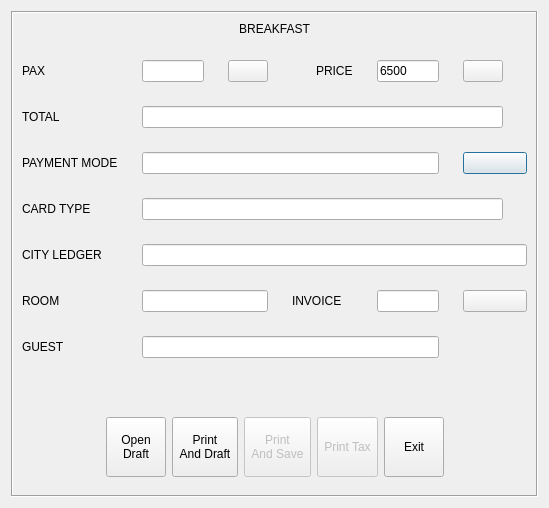
<?xml version="1.0" encoding="UTF-8"?>
<ui version="4.0">
 <class>DlgOneBreakfasat</class>
 <widget class="QDialog" name="DlgOneBreakfasat">
  <property name="geometry">
   <rect>
    <x>0</x>
    <y>0</y>
    <width>549</width>
    <height>508</height>
   </rect>
  </property>
  <property name="windowTitle">
   <string>Dialog</string>
  </property>
  <layout class="QVBoxLayout" name="verticalLayout">
   <property name="spacing">
    <number>24</number>
   </property>
   <item>
    <widget class="QFrame" name="frame">
     <property name="frameShape">
      <enum>QFrame::Box</enum>
     </property>
     <property name="frameShadow">
      <enum>QFrame::Sunken</enum>
     </property>
     <layout class="QGridLayout" name="gridLayout">
      <property name="spacing">
       <number>24</number>
      </property>
      <item row="9" column="0">
       <widget class="QLabel" name="lbGuest">
        <property name="text">
         <string>GUEST</string>
        </property>
       </widget>
      </item>
      <item row="4" column="6" colspan="2">
       <widget class="QPushButton" name="btnPayment">
        <property name="text">
         <string/>
        </property>
        <property name="icon">
         <iconset resource="res.qrc">
          <normaloff>:/images/wallet-with-money.png</normaloff>:/images/wallet-with-money.png</iconset>
        </property>
       </widget>
      </item>
      <item row="4" column="0">
       <widget class="QLabel" name="label_5">
        <property name="text">
         <string>PAYMENT MODE</string>
        </property>
       </widget>
      </item>
      <item row="8" column="0">
       <widget class="QLabel" name="lbRoom">
        <property name="text">
         <string>ROOM</string>
        </property>
       </widget>
      </item>
      <item row="8" column="6" colspan="2">
       <widget class="QPushButton" name="btnRoom">
        <property name="text">
         <string/>
        </property>
        <property name="icon">
         <iconset resource="res.qrc">
          <normaloff>:/images/dinner.png</normaloff>:/images/dinner.png</iconset>
        </property>
       </widget>
      </item>
      <item row="3" column="0">
       <widget class="QLabel" name="label_4">
        <property name="text">
         <string>TOTAL</string>
        </property>
       </widget>
      </item>
      <item row="1" column="0">
       <widget class="QLabel" name="label_2">
        <property name="text">
         <string>PAX</string>
        </property>
       </widget>
      </item>
      <item row="5" column="0">
       <widget class="QLabel" name="lbCardType">
        <property name="text">
         <string>CARD TYPE</string>
        </property>
       </widget>
      </item>
      <item row="0" column="0" colspan="8">
       <widget class="QLabel" name="label">
        <property name="text">
         <string>BREAKFAST</string>
        </property>
        <property name="alignment">
         <set>Qt::AlignCenter</set>
        </property>
       </widget>
      </item>
      <item row="4" column="1" colspan="5">
       <widget class="EQLineEdit" name="lePayment"/>
      </item>
      <item row="1" column="1">
       <widget class="EQLineEdit" name="lePax"/>
      </item>
      <item row="8" column="5">
       <widget class="EQLineEdit" name="leInvoice"/>
      </item>
      <item row="10" column="4">
       <spacer name="verticalSpacer">
        <property name="orientation">
         <enum>Qt::Vertical</enum>
        </property>
        <property name="sizeHint" stdset="0">
         <size>
          <width>20</width>
          <height>40</height>
         </size>
        </property>
       </spacer>
      </item>
      <item row="3" column="1" colspan="6">
       <widget class="EQLineEdit" name="leTotal"/>
      </item>
      <item row="11" column="0" colspan="8">
       <widget class="QWidget" name="widget" native="true">
        <layout class="QHBoxLayout" name="horizontalLayout">
         <item>
          <spacer name="horizontalSpacer">
           <property name="orientation">
            <enum>Qt::Horizontal</enum>
           </property>
           <property name="sizeHint" stdset="0">
            <size>
             <width>75</width>
             <height>20</height>
            </size>
           </property>
          </spacer>
         </item>
         <item>
          <widget class="QToolButton" name="btnOpenDraft">
           <property name="minimumSize">
            <size>
             <width>60</width>
             <height>60</height>
            </size>
           </property>
           <property name="text">
            <string>Open
Draft</string>
           </property>
           <property name="icon">
            <iconset resource="res.qrc">
             <normaloff>:/images/open.png</normaloff>:/images/open.png</iconset>
           </property>
           <property name="toolButtonStyle">
            <enum>Qt::ToolButtonTextUnderIcon</enum>
           </property>
          </widget>
         </item>
         <item>
          <widget class="QToolButton" name="btnPrePrint">
           <property name="minimumSize">
            <size>
             <width>60</width>
             <height>60</height>
            </size>
           </property>
           <property name="text">
            <string>Print
And Draft</string>
           </property>
           <property name="icon">
            <iconset resource="res.qrc">
             <normaloff>:/images/printer.png</normaloff>:/images/printer.png</iconset>
           </property>
           <property name="toolButtonStyle">
            <enum>Qt::ToolButtonTextUnderIcon</enum>
           </property>
          </widget>
         </item>
         <item>
          <widget class="QToolButton" name="btnPrint">
           <property name="enabled">
            <bool>false</bool>
           </property>
           <property name="minimumSize">
            <size>
             <width>60</width>
             <height>60</height>
            </size>
           </property>
           <property name="text">
            <string>Print
And Save</string>
           </property>
           <property name="icon">
            <iconset resource="res.qrc">
             <normaloff>:/images/printer.png</normaloff>:/images/printer.png</iconset>
           </property>
           <property name="toolButtonStyle">
            <enum>Qt::ToolButtonTextUnderIcon</enum>
           </property>
          </widget>
         </item>
         <item>
          <widget class="QToolButton" name="btnPrintTax">
           <property name="enabled">
            <bool>false</bool>
           </property>
           <property name="minimumSize">
            <size>
             <width>60</width>
             <height>60</height>
            </size>
           </property>
           <property name="text">
            <string>Print Tax</string>
           </property>
           <property name="icon">
            <iconset resource="res.qrc">
             <normaloff>:/images/tax.png</normaloff>:/images/tax.png</iconset>
           </property>
           <property name="toolButtonStyle">
            <enum>Qt::ToolButtonTextUnderIcon</enum>
           </property>
          </widget>
         </item>
         <item>
          <widget class="QToolButton" name="btnExit">
           <property name="minimumSize">
            <size>
             <width>60</width>
             <height>60</height>
            </size>
           </property>
           <property name="text">
            <string>Exit</string>
           </property>
           <property name="icon">
            <iconset resource="res.qrc">
             <normaloff>:/images/exit.png</normaloff>:/images/exit.png</iconset>
           </property>
           <property name="toolButtonStyle">
            <enum>Qt::ToolButtonTextUnderIcon</enum>
           </property>
          </widget>
         </item>
         <item>
          <spacer name="horizontalSpacer_2">
           <property name="orientation">
            <enum>Qt::Horizontal</enum>
           </property>
           <property name="sizeHint" stdset="0">
            <size>
             <width>74</width>
             <height>20</height>
            </size>
           </property>
          </spacer>
         </item>
        </layout>
       </widget>
      </item>
      <item row="1" column="2">
       <widget class="QPushButton" name="btnPax">
        <property name="text">
         <string/>
        </property>
        <property name="icon">
         <iconset resource="res.qrc">
          <normaloff>:/images/guests.png</normaloff>:/images/guests.png</iconset>
        </property>
       </widget>
      </item>
      <item row="1" column="6">
       <widget class="QPushButton" name="btnPrice">
        <property name="text">
         <string/>
        </property>
        <property name="icon">
         <iconset resource="res.qrc">
          <normaloff>:/images/cash.png</normaloff>:/images/cash.png</iconset>
        </property>
       </widget>
      </item>
      <item row="1" column="5">
       <widget class="EQLineEdit" name="lePrice">
        <property name="text">
         <string>6500</string>
        </property>
       </widget>
      </item>
      <item row="1" column="4">
       <widget class="QLabel" name="label_3">
        <property name="text">
         <string>PRICE</string>
        </property>
       </widget>
      </item>
      <item row="9" column="1" colspan="5">
       <widget class="QLineEdit" name="leGuest"/>
      </item>
      <item row="8" column="1" colspan="2">
       <widget class="EQLineEdit" name="leRoom"/>
      </item>
      <item row="8" column="3" colspan="2">
       <widget class="QLabel" name="lbInvoice">
        <property name="text">
         <string>INVOICE</string>
        </property>
       </widget>
      </item>
      <item row="6" column="0">
       <widget class="QLabel" name="lbCityLedger">
        <property name="text">
         <string>CITY LEDGER</string>
        </property>
       </widget>
      </item>
      <item row="6" column="1" colspan="7">
       <widget class="EQLineEdit" name="leCityLedger"/>
      </item>
      <item row="5" column="1" colspan="6">
       <widget class="EQLineEdit" name="leCardType"/>
      </item>
     </layout>
    </widget>
   </item>
  </layout>
 </widget>
 <customwidgets>
  <customwidget>
   <class>EQLineEdit</class>
   <extends>QLineEdit</extends>
   <header location="global">eqlineedit.h</header>
  </customwidget>
 </customwidgets>
 <resources>
  <include location="res.qrc"/>
 </resources>
 <connections/>
</ui>
